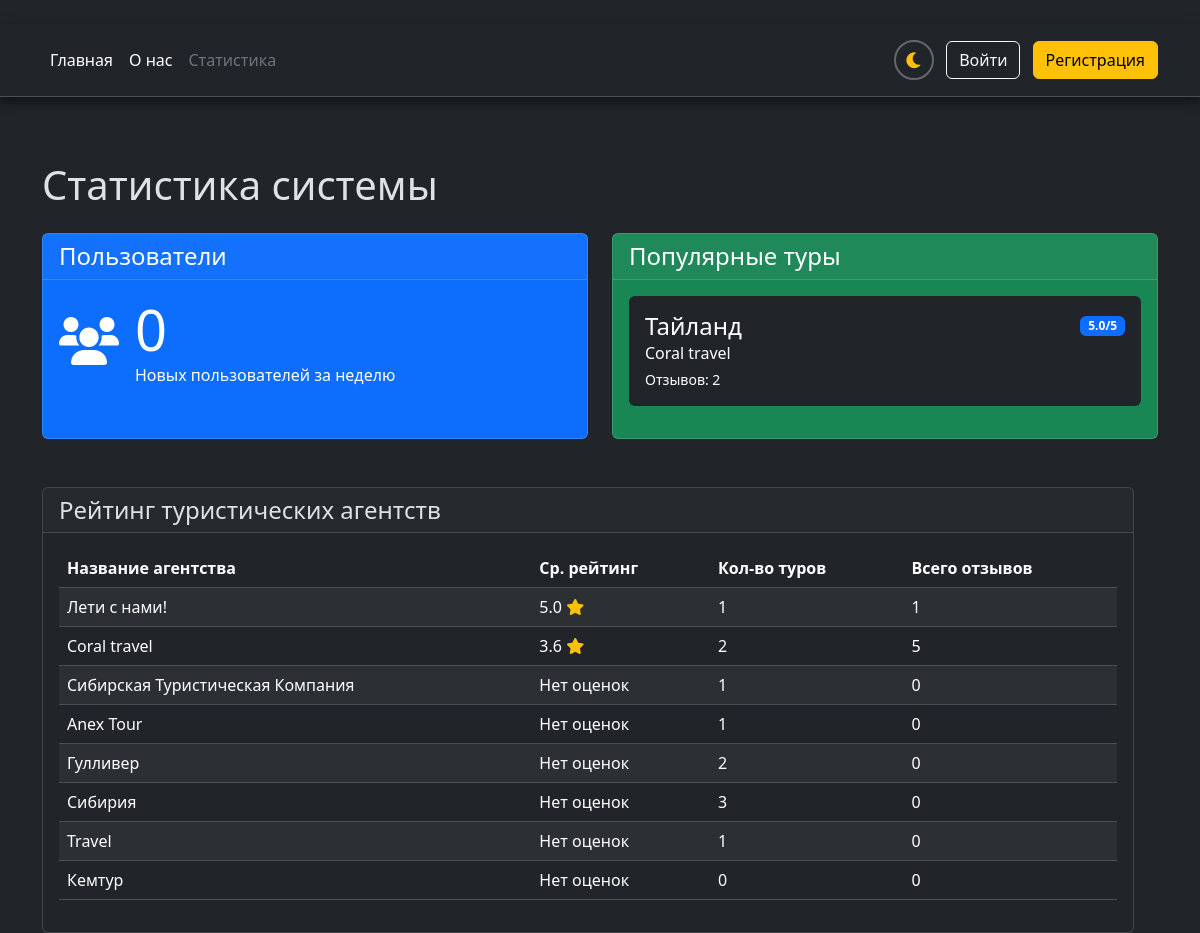
Screenshot of /stats with the database file from the repository.
### tables this page shows
CREATE TABLE "Tours" (
	"id"	INTEGER NOT NULL UNIQUE,
	"country"	TEXT NOT NULL,
	"agencyid"	INTEGER NOT NULL,
	"description"	TEXT,
	"duration"	TEXT NOT NULL,
	"price"	REAL NOT NULL,
	PRIMARY KEY("id" AUTOINCREMENT),
	FOREIGN KEY("agencyid") REFERENCES "Agency"("id") ON UPDATE CASCADE ON DELETE CASCADE
);

CREATE TABLE "Agency" (
	"id"	INTEGER NOT NULL UNIQUE,
	"city"	TEXT NOT NULL,
	"name"	TEXT NOT NULL,
	"address"	TEXT NOT NULL,
	PRIMARY KEY("id" AUTOINCREMENT)
);

### main.py (the view)
@app.route('/stats')
def stats_page():
    try:
        with db_connection() as cursor:
            one_week_ago = datetime.now() - timedelta(days=7)
            cursor.execute("SELECT COUNT(*) FROM Clients WHERE regdate >= ?",
                         (one_week_ago.strftime('%Y-%m-%d'),))
            new_users_count = cursor.fetchone()[0]
            cursor.execute("""
                WITH top_tours AS (
                    SELECT t.id, t.country, t.description, t.price, t.duration,
                           a.name as agency_name, a.address,
                           AVG(r.stars) as avg_rating,
                           COUNT(r.id) as reviews_count,
                           RANK() OVER (ORDER BY AVG(r.stars) DESC, COUNT(r.id) DESC) as rating_rank
                    FROM Tours t
                    LEFT JOIN reviews r ON t.id = r.tourid
                    LEFT JOIN Agency a ON t.agencyid = a.id
                    GROUP BY t.id
                )
                SELECT id, country, description, price, duration, agency_name, address,
                       ROUND(avg_rating, 1) as avg_rating, reviews_count
                FROM top_tours
                WHERE rating_rank = 1
                ORDER BY country ASC
            """)
            popular_tours = []
            for row in cursor.fetchall():
                popular_tours.append({
                    'id': row[0],
                    'country': row[1],
                    'description': row[2],
                    'price': row[3],
                    'duration': row[4],
                    'agency_name': row[5],
                    'address': row[6],
                    'avg_rating': row[7],
                    'reviews_count': row[8]
                })
                cursor.execute("""
                    SELECT a.name, ROUND(AVG(r.stars), 1) as avg_rating, COUNT(DISTINCT t.id) as tours_count, COUNT(r.id) as reviews_count
                    FROM Agency a
                    LEFT JOIN Tours t ON a.id = t.agencyid
                    LEFT JOIN reviews r ON t.id = r.tourid
                    GROUP BY a.id
                    ORDER BY avg_rating DESC
                    LIMIT 10
                """)
                agencies_ratings = []
                for row in cursor.fetchall():
                    agencies_ratings.append({
                        'name': row[0],
                        'avg_rating': row[1],
                        'tours_count': row[2],
                        'reviews_count': row[3]
                    })
        return render_template("stats.html",
            new_users_count=new_users_count,
            popular_tours=popular_tours,
            agencies_ratings=agencies_ratings,
            user_name=session.get('user_name'),
            is_authenticated='user_name' in session)
    except Exception as e:
        app.logger.error(f"Error fetching stats: {str(e)}")
        flash('Произошла ошибка при загрузке статистики', 'danger')
        return redirect(url_for('home'))

### main.py (called while the page is built)
@contextmanager
def db_connection():
    conn = None
    try:
        conn = sqlite3.connect('turhelp.db')
        conn.execute("PRAGMA foreign_keys = ON")  # Включаем поддержку внешних ключей
        cursor = conn.cursor()
        yield cursor
        conn.commit()
    except sqlite3.Error as e:
        if conn:
            conn.rollback()
        app.logger.error(f"Database error: {str(e)}")
        raise
    finally:
        if conn:
            conn.close()

### templates/stats.html (shortened to what this page needs)
﻿<!doctype html>
<html lang="ru" class="h-100" data-bs-theme="dark">
<head>
    <link rel="stylesheet" href="{{ url_for('static', filename='css/main.css') }}">
	<link rel="stylesheet" href="{{ url_for('static', filename='css/light.css') }}">
    <link rel="stylesheet" href="https://cdn.jsdelivr.net/npm/bootstrap@5.3.3/dist/css/bootstrap.min.css">
    <link rel="stylesheet" href="https://cdnjs.cloudflare.com/ajax/libs/font-awesome/6.0.0/css/all.min.css">
</head>
<body class="body d-flex flex-column h-100">
    <header class="header bg-dark sticky-top p-3 mb-3 border-bottom" data-bs-theme="dark">
        <div class="container">
            <div class="d-flex flex-wrap align-items-center justify-content-center justify-content-lg-start">
                <ul class="nav col-12 col-lg-auto me-lg-auto mb-2 justify-content-center mb-md-0">
                    <li><a href="/" class="nav-link px-2 text-white">Главная</a></li>
                    <li><a href="/about" class="nav-link px-2 text-white">О нас</a></li>
                    <li><a href="/stats" class="nav-link px-2 text-secondary">Статистика</a></li>
                </ul>
				<div class="d-flex align-items-center">
					<div class="theme-switcher">
						<button class="theme-switcher-btn" id="theme-switcher-btn" title="Переключить тему">
							<i class="fas fa-moon"></i>
						</button>
					</div>
					<div class="text-end">
						{% if 'user_name' in session %}
							<div class="dropdown d-inline-block">
								<button class="btn btn-outline-light dropdown-toggle" type="button"
										data-bs-toggle="dropdown">
									<i class="fas fa-user-circle me-1"></i>{{ session['user_name'] }}
								</button>
								<ul class="dropdown-menu dropdown-menu-end">
									{% if not session.get('is_admin') %}
									<li><a class="dropdown-item" href="{{ url_for('profile') }}">
										<i class="fas fa-user me-2"></i>Мой профиль
									</a></li>
									{% endif %}
									{% if session.get('is_admin') %}
										<li><a class="dropdown-item" href="{{ url_for('admin_bp.admin_panel') }}">
											<i class="fas fa-crown me-2"></i>Админ-панель
										</a></li>
									{% endif %}
									<li><hr class="dropdown-divider"></li>
									<li><a class="dropdown-item text-danger" href="#" data-bs-toggle="modal" data-bs-target="#exit">
										<i class="fas fa-sign-out-alt me-2"></i>Выйти
									</a></li>
								</ul>
							</div>
						{% else %}
							<button type="button" class="btn btn-outline-light me-2" onclick="openLoginModal()">Войти</button>
							<button type="button" class="btn btn-warning" onclick="openRegisterModal()">Регистрация</button>
						{% endif %}
					</div>
				</div>
            </div>
        </div>
    </header>
    <main class="container mt-5">
        <h1 class="mb-4">Статистика системы</h1>
        <div class="row">
            <div class="col-md-6 mb-4">
                <div class="card text-white bg-primary h-100">
                    <div class="card-header">
                        <h2 class="h4 mb-0">Пользователи</h2>
                    </div>
                    <div class="card-body">
                        <div class="d-flex align-items-center mb-3">
                            <i class="fas fa-users fa-3x me-3"></i>
                            <div>
                                <h3 class="display-4 mb-0">{{ new_users_count }}</h3>
                                <p class="mb-0">Новых пользователей за неделю</p>
                            </div>
                        </div>
                    </div>
                </div>
            </div>
            <div class="col-md-6 mb-4">
				{% set city_images = {
				'Анапа': 'anapa.jpg',
				'Сочи': 'sochi.jpg',
				'Абхазия': 'abhazia.jpg',
				'Тайланд': 'thailand.jpg',
				'Египет': 'egypt.jpg',
				'Турция': 'turkish.jpg'
				} %}
                {% if popular_tours %}
                    <div class="card text-white bg-success h-100">
                        <div class="card-header">
                            <h2 class="h4 mb-0">Популярные туры</h2>
                        </div>
                        <div class="card-body" style="overflow-y: auto; max-height: 300px;">
                            {% for tour in popular_tours %}
                            <a href="{{ url_for('tour_page',
                                            tour_id=tour.id,
                                            name=tour.agency_name,
                                            address=tour.address,
                                            country=tour.country,
                                            duration=tour.duration,
                                            price=tour.price,
                                            description=tour.description,
                                            image=city_images.get(tour.country, 'default.jpg')) }}"
                            class="text-decoration-none text-white">
                                <div class="mb-3 p-3 bg-dark rounded hover-effect">
                                    <div class="d-flex justify-content-between align-items-center">
                                        <h4 class="mb-0">{{ tour.country }}</h4>
                                        <span class="badge bg-primary">{{ tour.avg_rating }}/5</span>
                                    </div>
                                    <p class="mb-1">{{ tour.agency_name }}</p>
                                    <p class="mb-0 small">Отзывов: {{ tour.reviews_count }}</p>
                                </div>
                            </a>
                            {% endfor %}
                        </div>
                    </div>
                {% endif %}
            </div>
<div class="row mt-4">
    <div class="col-12">
        <div class="card">
            <div class="card-header">
                <h2 class="h4 mb-0">Рейтинг туристических агентств</h2>
            </div>
            <div class="card-body" style="overflow-x: auto;">
                <table class="table table-striped table-hover">
                    <thead>
                        <tr>
                            <th>Название агентства</th>
                            <th>Ср. рейтинг</th>
                            <th>Кол-во туров</th>
                            <th>Всего отзывов</th>
                        </tr>
                    </thead>
                    <tbody>
                        {% for agency in agencies_ratings %}
                        <tr>
                            <td>{{ agency.name }}</td>
                            <td>
                                {% if agency.avg_rating %}
                                    {{ agency.avg_rating }} <i class="fas fa-star text-warning"></i>
                                {% else %}
                                    Нет оценок
                                {% endif %}
                            </td>
                            <td>{{ agency.tours_count }}</td>
                            <td>{{ agency.reviews_count }}</td>
                        </tr>
                        {% endfor %}
                    </tbody>
                </table>
            </div>
        </div>
    </div>
</div>
        </div>
    </main>
</body>
</html>

### static/css/main.css (style rules this page uses)
.header { position: sticky; top: 0; width: 100%; z-index: 1000; box-shadow: 0px 5px 10px 0px rgba(0, 0, 0, 0.5) }
body { overflow: hidden; height: 100%; font-family: Arial, sans-serif; margin: 0; }
.body { overflow: auto; }
.hover-effect { transition: transform 0.2s ease, box-shadow 0.2s ease; }

### static/css/light.css (style rules this page uses)
.theme-switcher { position: relative; display: inline-flex; align-items: center; margin-right: 12px; cursor: pointer; }
.theme-switcher-btn { display: flex; align-items: center; justify-content: center; width: 40px; height: 40px; border-radius: 50%; border: 2px solid rgba(255, 255, 255, 0.3); background: transparent; color: #ffc107; font-size: 18px; cursor: pointer; transition: all 0.3s ease; }

### rows the page displays
Tours: country "Тайланд", avg_rating "5.0", agency_name "Coral travel", reviews_count "2"
Agency: name "Лети с нами!", avg_rating "5.0", tours_count "1", reviews_count "1"
Agency: name "Coral travel", avg_rating "3.6", tours_count "2", reviews_count "5"
Agency: name "Сибирская Туристическая Компания", shows "Нет оценок", tours_count "1", reviews_count "0"
Agency: name "Anex Tour", shows "Нет оценок", tours_count "1", reviews_count "0"
Agency: name "Гулливер", shows "Нет оценок", tours_count "2", reviews_count "0"
Agency: name "Сибирия", shows "Нет оценок", tours_count "3", reviews_count "0"
Agency: name "Travel", shows "Нет оценок", tours_count "1", reviews_count "0"
Agency: name "Кемтур", shows "Нет оценок", tours_count "0", reviews_count "0"

### other values shown
{{ new_users_count }} "0"
